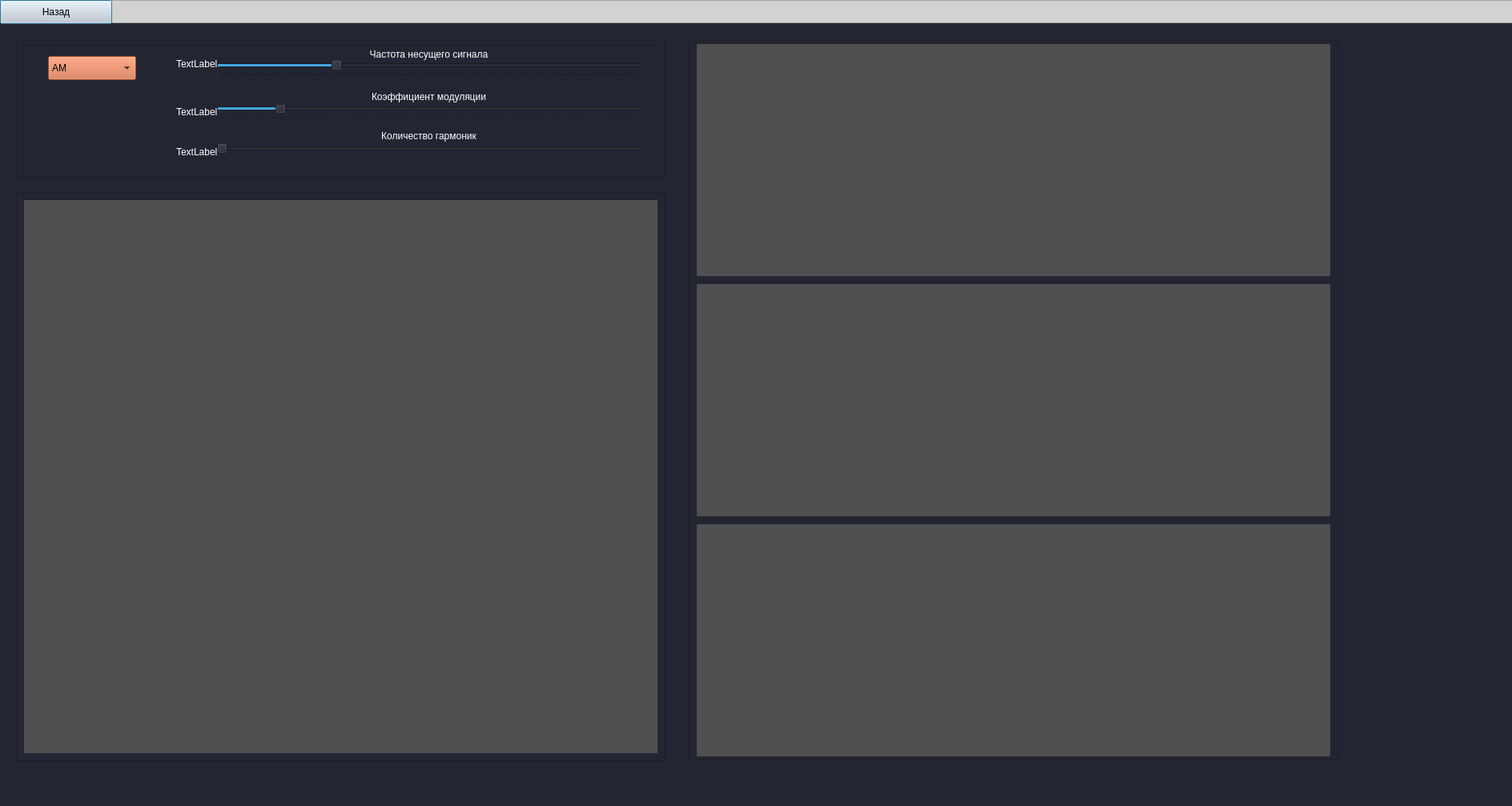
<?xml version="1.0" encoding="UTF-8"?>
<ui version="4.0">
 <class>Dialog</class>
 <widget class="QDialog" name="Dialog">
  <property name="geometry">
   <rect>
    <x>0</x>
    <y>0</y>
    <width>1888</width>
    <height>1007</height>
   </rect>
  </property>
  <property name="windowTitle">
   <string>Dialog</string>
  </property>
  <property name="styleSheet">
   <string notr="true">background-color: rgb(35,38,50)</string>
  </property>
  <widget class="QPushButton" name="btn_back">
   <property name="geometry">
    <rect>
     <x>0</x>
     <y>0</y>
     <width>140</width>
     <height>30</height>
    </rect>
   </property>
   <property name="cursor">
    <cursorShape>PointingHandCursor</cursorShape>
   </property>
   <property name="styleSheet">
    <string notr="true">background-color: rgb(210, 210, 210)</string>
   </property>
   <property name="text">
    <string>Назад</string>
   </property>
  </widget>
  <widget class="QFrame" name="frame_5">
   <property name="geometry">
    <rect>
     <x>0</x>
     <y>0</y>
     <width>2001</width>
     <height>29</height>
    </rect>
   </property>
   <property name="styleSheet">
    <string notr="true">background-color: rgb(210, 210, 210)</string>
   </property>
   <property name="frameShape">
    <enum>QFrame::StyledPanel</enum>
   </property>
   <property name="frameShadow">
    <enum>QFrame::Raised</enum>
   </property>
  </widget>
  <widget class="QFrame" name="frame_4">
   <property name="geometry">
    <rect>
     <x>860</x>
     <y>50</y>
     <width>811</width>
     <height>900</height>
    </rect>
   </property>
   <property name="frameShape">
    <enum>QFrame::StyledPanel</enum>
   </property>
   <property name="frameShadow">
    <enum>QFrame::Plain</enum>
   </property>
   <widget class="QWidget" name="widget" native="true">
    <property name="geometry">
     <rect>
      <x>10</x>
      <y>5</y>
      <width>791</width>
      <height>290</height>
     </rect>
    </property>
    <property name="styleSheet">
     <string notr="true">background-color: rgb(80, 80, 80)</string>
    </property>
   </widget>
   <widget class="QWidget" name="widget_2" native="true">
    <property name="geometry">
     <rect>
      <x>10</x>
      <y>305</y>
      <width>791</width>
      <height>290</height>
     </rect>
    </property>
    <property name="styleSheet">
     <string notr="true">background-color: rgb(80, 80, 80)</string>
    </property>
   </widget>
   <widget class="QWidget" name="widget_3" native="true">
    <property name="geometry">
     <rect>
      <x>10</x>
      <y>605</y>
      <width>791</width>
      <height>290</height>
     </rect>
    </property>
    <property name="styleSheet">
     <string notr="true">background-color: rgb(80, 80, 80)</string>
    </property>
   </widget>
  </widget>
  <widget class="QFrame" name="frame_6">
   <property name="geometry">
    <rect>
     <x>20</x>
     <y>50</y>
     <width>811</width>
     <height>171</height>
    </rect>
   </property>
   <property name="frameShape">
    <enum>QFrame::StyledPanel</enum>
   </property>
   <property name="frameShadow">
    <enum>QFrame::Plain</enum>
   </property>
   <widget class="QSlider" name="qs_carrier_freq">
    <property name="geometry">
     <rect>
      <x>250</x>
      <y>26</y>
      <width>531</width>
      <height>20</height>
     </rect>
    </property>
    <property name="cursor">
     <cursorShape>SplitHCursor</cursorShape>
    </property>
    <property name="minimum">
     <number>200</number>
    </property>
    <property name="maximum">
     <number>2000</number>
    </property>
    <property name="singleStep">
     <number>1</number>
    </property>
    <property name="pageStep">
     <number>10</number>
    </property>
    <property name="value">
     <number>700</number>
    </property>
    <property name="sliderPosition">
     <number>700</number>
    </property>
    <property name="tracking">
     <bool>true</bool>
    </property>
    <property name="orientation">
     <enum>Qt::Horizontal</enum>
    </property>
    <property name="invertedAppearance">
     <bool>false</bool>
    </property>
    <property name="invertedControls">
     <bool>false</bool>
    </property>
    <property name="tickPosition">
     <enum>QSlider::TicksBelow</enum>
    </property>
   </widget>
   <widget class="QSlider" name="qs_coef_mod">
    <property name="geometry">
     <rect>
      <x>250</x>
      <y>80</y>
      <width>531</width>
      <height>20</height>
     </rect>
    </property>
    <property name="cursor">
     <cursorShape>SplitHCursor</cursorShape>
    </property>
    <property name="minimum">
     <number>1</number>
    </property>
    <property name="maximum">
     <number>100</number>
    </property>
    <property name="pageStep">
     <number>1</number>
    </property>
    <property name="value">
     <number>15</number>
    </property>
    <property name="sliderPosition">
     <number>15</number>
    </property>
    <property name="orientation">
     <enum>Qt::Horizontal</enum>
    </property>
    <property name="tickPosition">
     <enum>QSlider::TicksBelow</enum>
    </property>
   </widget>
   <widget class="QSlider" name="qs_hormonics">
    <property name="geometry">
     <rect>
      <x>250</x>
      <y>130</y>
      <width>531</width>
      <height>20</height>
     </rect>
    </property>
    <property name="cursor">
     <cursorShape>SplitHCursor</cursorShape>
    </property>
    <property name="minimum">
     <number>1</number>
    </property>
    <property name="maximum">
     <number>5</number>
    </property>
    <property name="pageStep">
     <number>1</number>
    </property>
    <property name="value">
     <number>1</number>
    </property>
    <property name="tracking">
     <bool>true</bool>
    </property>
    <property name="orientation">
     <enum>Qt::Horizontal</enum>
    </property>
    <property name="tickPosition">
     <enum>QSlider::TicksBelow</enum>
    </property>
   </widget>
   <widget class="QComboBox" name="cb_mod">
    <property name="geometry">
     <rect>
      <x>40</x>
      <y>20</y>
      <width>110</width>
      <height>30</height>
     </rect>
    </property>
    <property name="cursor">
     <cursorShape>PointingHandCursor</cursorShape>
    </property>
    <property name="styleSheet">
     <string notr="true">background-color: rgb(212, 111, 68)</string>
    </property>
    <item>
     <property name="text">
      <string>АМ</string>
     </property>
    </item>
    <item>
     <property name="text">
      <string>ОМ</string>
     </property>
    </item>
    <item>
     <property name="text">
      <string>ЧМ</string>
     </property>
    </item>
    <item>
     <property name="text">
      <string>ЧМн</string>
     </property>
    </item>
    <item>
     <property name="text">
      <string>ФМн</string>
     </property>
    </item>
   </widget>
   <widget class="QLabel" name="label">
    <property name="geometry">
     <rect>
      <x>250</x>
      <y>10</y>
      <width>531</width>
      <height>16</height>
     </rect>
    </property>
    <property name="styleSheet">
     <string notr="true">color: rgb(255, 255, 255);
font: 9pt &quot;MS Shell Dlg 2&quot;;</string>
    </property>
    <property name="text">
     <string>Частота несущего сигнала</string>
    </property>
    <property name="alignment">
     <set>Qt::AlignCenter</set>
    </property>
   </widget>
   <widget class="QLabel" name="label_2">
    <property name="geometry">
     <rect>
      <x>250</x>
      <y>61</y>
      <width>531</width>
      <height>20</height>
     </rect>
    </property>
    <property name="styleSheet">
     <string notr="true">color: rgb(255, 255, 255);
font: 9pt &quot;MS Shell Dlg 2&quot;;</string>
    </property>
    <property name="text">
     <string>Коэффициент модуляции</string>
    </property>
    <property name="alignment">
     <set>Qt::AlignCenter</set>
    </property>
   </widget>
   <widget class="QLabel" name="label_3">
    <property name="geometry">
     <rect>
      <x>250</x>
      <y>110</y>
      <width>531</width>
      <height>20</height>
     </rect>
    </property>
    <property name="styleSheet">
     <string notr="true">color: rgb(255, 255, 255);
font: 9pt &quot;MS Shell Dlg 2&quot;;</string>
    </property>
    <property name="text">
     <string>Количество гармоник</string>
    </property>
    <property name="alignment">
     <set>Qt::AlignCenter</set>
    </property>
   </widget>
   <widget class="QLabel" name="lbl_freq">
    <property name="geometry">
     <rect>
      <x>200</x>
      <y>20</y>
      <width>51</width>
      <height>19</height>
     </rect>
    </property>
    <property name="styleSheet">
     <string notr="true">color: rgb(255, 255, 255);
font: 9pt &quot;MS Shell Dlg 2&quot;;</string>
    </property>
    <property name="text">
     <string>TextLabel</string>
    </property>
   </widget>
   <widget class="QLabel" name="lbl_m">
    <property name="geometry">
     <rect>
      <x>200</x>
      <y>80</y>
      <width>51</width>
      <height>19</height>
     </rect>
    </property>
    <property name="styleSheet">
     <string notr="true">color: rgb(255, 255, 255);
font: 9pt &quot;MS Shell Dlg 2&quot;;</string>
    </property>
    <property name="text">
     <string>TextLabel</string>
    </property>
   </widget>
   <widget class="QLabel" name="lbl_harm">
    <property name="geometry">
     <rect>
      <x>200</x>
      <y>130</y>
      <width>51</width>
      <height>19</height>
     </rect>
    </property>
    <property name="styleSheet">
     <string notr="true">color: rgb(255, 255, 255);
font: 9pt &quot;MS Shell Dlg 2&quot;;</string>
    </property>
    <property name="text">
     <string>TextLabel</string>
    </property>
   </widget>
  </widget>
  <widget class="QFrame" name="frame_7">
   <property name="geometry">
    <rect>
     <x>20</x>
     <y>240</y>
     <width>811</width>
     <height>711</height>
    </rect>
   </property>
   <property name="frameShape">
    <enum>QFrame::StyledPanel</enum>
   </property>
   <property name="frameShadow">
    <enum>QFrame::Plain</enum>
   </property>
   <widget class="QWidget" name="widget_4" native="true">
    <property name="geometry">
     <rect>
      <x>10</x>
      <y>10</y>
      <width>791</width>
      <height>691</height>
     </rect>
    </property>
    <property name="styleSheet">
     <string notr="true">background-color: rgb(80, 80, 80)</string>
    </property>
   </widget>
  </widget>
  <zorder>frame_5</zorder>
  <zorder>btn_back</zorder>
  <zorder>frame_4</zorder>
  <zorder>frame_6</zorder>
  <zorder>frame_7</zorder>
 </widget>
 <resources/>
 <connections/>
</ui>
